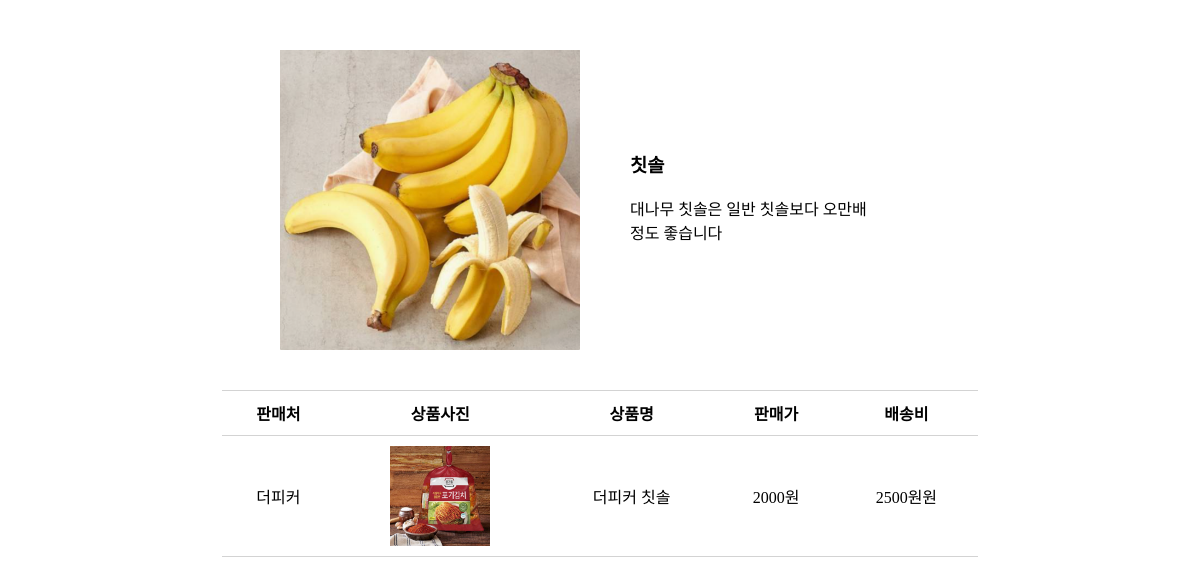
Screenshot of /childproduct/1/ with the database file from the repository.
### zebraapp/models.py (models this page shows, shortened)
class Product(models.Model):
    name = models.CharField(max_length=255)
    category = models.ForeignKey(Category, on_delete=models.CASCADE, related_name='product_category')
    image = models.ImageField(upload_to='images/')
    detail = models.CharField(max_length = 255)
    pub_date = models.DateTimeField(auto_now_add = True, null=True)

class ChildProduct(models.Model):
    product = models.ForeignKey(Product, on_delete=models.CASCADE, null =True)
    name = models.CharField(max_length=200,null=True)
    price = models.IntegerField()
    shopName = models.CharField(max_length=200, null=True)
    shopLink = models.TextField(null=True)
    image = models.ImageField(upload_to='images/', blank=True, null=True)
    ship = models.CharField(max_length = 255 , null = True)

### zebraapp/views.py (the view)
# urls.py: path('childproduct/<int:product_id>/', views.show_childproduct, name = 'childproduct' ),
def show_childproduct(request, product_id):
    product = get_object_or_404(Product, pk = product_id)
    childproduct = ChildProduct.objects.all()
    return render(request,'childproduct.html' , {'product':product, 'childproduct':childproduct})

### zebraapp/templates/childproduct.html (shortened to what this page needs)
{% load static %}
<head>
</head>
<body>
    <div class="productDetails">
        <img src="{{ product.image.url }}" class="productImg" width="300px" height="300px">
        <h3> {{ product.name }} </h3>
        <p> {{product.detail }} </p>
    </div>
    <div class="childDetails">
        <table>
            <thead>
                <tr>
                    <th>판매처</th>
                    <th>상품사진</th>
                    <th>상품명</th>
                    <th>판매가</th>
                    <th>배송비</th>
                </tr>
            </thead>
            <tbody>
                    {% for childproduct in product.childproduct_set.all %}
                    <tr>
                    <td>
                        {{childproduct.shopName}}
                    </td>
                    <td>
                        <a href="{{ childproduct.shopLink }}" target="_blank"> <img src="{{ childproduct.image.url }}" class="img" width="100px" height="100px"
                            alt="Responsive image"> </a>
                    </td>
                    <td>
                        <a href="{{ childproduct.shopLink }}" target="_blank"> {{childproduct.name}} </a>
                    </td>
                    <td>
                        <a href="{{ childproduct.shopLink }}" target="_blank"> {{childproduct.price}}원 </a>
                    </td>
                    <td>
                        {{childproduct.ship}}원
                    </td>
                </tr>
                    {% endfor %}
            </tbody>
        </table>
    </div>
</body>

### zebraapp/templates/childproduct.html (style rules this page uses)
body { margin: 0 auto; width: 70%; }
a { text-decoration: none; color: black; }
.productDetails { margin-left: 100px; height: fit-content; }
.productImg { float: left; margin-right: 50px; }
.productDetails h3 { margin-top: 50px; padding-top: 100px; }
.productDetails p { width: 80%; }
.childDetails { clear: both; padding-top: 40px; padding-bottom: 40px; }
table { width: 90%; text-align: center; margin: auto; font-family: 'S-CoreDream-3Light'; border-collapse: separate; border-spacing: 0; }
tr th, tr td { border-bottom: 1px solid lightgray; padding: 10px; }
tr th { border-top: 1px solid lightgray; text-align: center; }

### rows the page displays
Product: image (picture), name "칫솔", detail "대나무 칫솔은 일반 칫솔보다 오만배정도 좋습니다"
ChildProduct: shopName "더피커", image (picture), name "더피커 칫솔", price "2000", ship "2500원"
